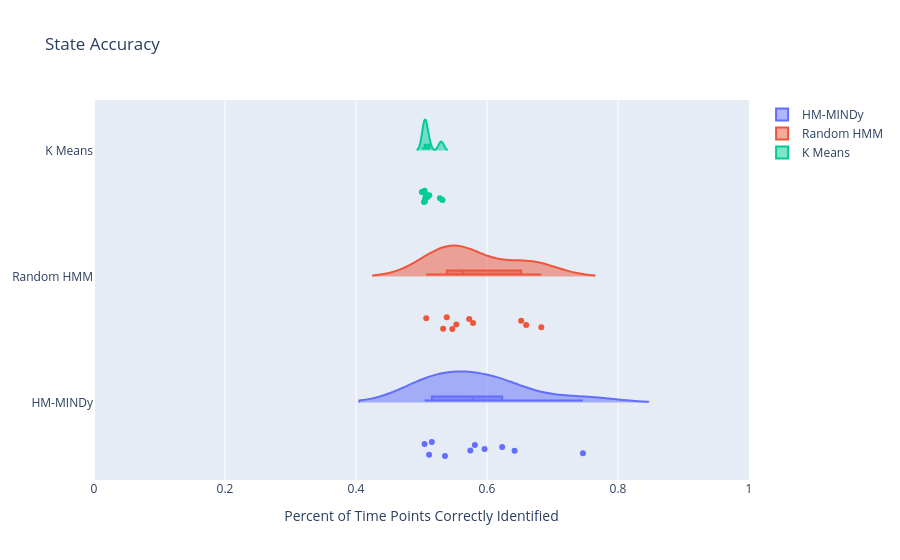

Notebook code for this chart:
### Code cell
# BEGIN JAKE CODE
# Plot the results from this run (saved in cell 7 after Hungarian alignment)
# instead of hard-coded values from an earlier run
state_acc = pop_stats_HMMINDy['state_accuracy']
random_state_acc = pop_stats_HMMINDy['rand_state_accuracy']
kmeans_state_acc = pop_stats_HMMINDy['kmeans_state_accuracy']

# Hard-coded values from an earlier run, kept for reference:
#state_acc = np.array([0.57, 0.81, 0.66, 0.50, 0.51, 0.55, 0.71, 0.80, 0.55, 0.79, 0.62, 0.67, 0.53, 0.86, 0.73, 0.51, 0.52])
#random_state_acc = np.array([0.55,0.50,0.35,0.43,0.45,0.49,0.59,0.52,0.43,0.64,0.63,0.48,0.52,0.44,0.61,0.41,0.49,0.50,0.60,0.46])
#kmeans_state_acc = np.array([0.50,0.65,0.50,0.50,0.49,0.50,0.49,0.50,0.50,0.50,0.50,0.48,0.50,0.50,0.50,0.50,0.50,0.49,0.50,0.50])
# The two commented lines below flipped accuracies under 0.5 by hand; the Hungarian
# alignment in cell 7 now does this, so they are no longer needed
# END JAKE CODE
#pop_stats_HMMINDy['state_accuracy'][pop_stats_HMMINDy['state_accuracy']<0.5] = 1 - pop_stats_HMMINDy['state_accuracy'][pop_stats_HMMINDy['state_accuracy']<0.5]
#pop_stats_HMMINDy['kmeans_state_accuracy'][pop_stats_HMMINDy['kmeans_state_accuracy']<0.5] = 1 - pop_stats_HMMINDy['kmeans_state_accuracy'][pop_stats_HMMINDy['kmeans_state_accuracy']<0.5]
print(np.mean(state_acc))
print(np.median(state_acc))

plt.boxplot([state_acc,random_state_acc,kmeans_state_acc])
ax = plt.gca()
ax.set_ylim([0, 1])
ax.set_xticklabels(['HM-MINDy','Random HMM','K-means'])
ax.set_title('State Accuracy')
plt.savefig('images/alpha_state_accuracy.svg')
plt.show()

fig = go.Figure()
fig.add_trace(go.Violin(x=state_acc,name='HM-MINDy',box_visible=True,side='positive',points='all'))
fig.add_trace(go.Violin(x=random_state_acc,name='Random HMM',box_visible=True,side='positive',points='all'))
fig.add_trace(go.Violin(x=kmeans_state_acc,name='K Means',box_visible=True,side='positive',points='all'))
fig.update_xaxes(range=[0, 1])
fig.update_layout(title=dict(text='State Accuracy'),xaxis=dict(title=dict(text='Percent of Time Points Correctly Identified')))
#fig.write_image('alpha_state_accuracy.svg')

### Figure 1 — Plotly figure (JSON) as saved in the notebook; plotly's stock layout.template omitted (floating-point values rounded to 4 significant figures)
{"data": [{"box": {"visible": true}, "name": "HM-MINDy", "points": "all", "side": "positive", "type": "violin", "x": [0.5745, 0.5963, 0.5158, 0.5814, 0.5047, 0.6232, 0.7464, 0.6421, 0.5116, 0.5359]}, {"box": {"visible": true}, "name": "Random HMM", "points": "all", "side": "positive", "type": "violin", "x": [0.5787, 0.683, 0.6598, 0.5385, 0.5072, 0.6522, 0.5471, 0.5331, 0.5532, 0.5728]}, {"box": {"visible": true}, "name": "K Means", "points": "all", "side": "positive", "type": "violin", "x": [0.5053, 0.5118, 0.5282, 0.5048, 0.5006, 0.5093, 0.5057, 0.5321, 0.5062, 0.5038]}], "layout": {"title": {"text": "State Accuracy"}, "xaxis": {"range": [0, 1], "title": {"text": "Percent of Time Points Correctly Identified"}}}}
